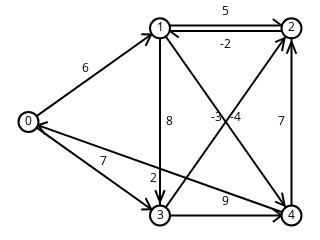

Notebook cell for this chart:
### Markdown cell above
Por fim, vamos carregar e visualizar um grafo:

### Code cell
g = sn.load_graph('3-bellman.gml', has_pos=True)

for n, m in g.edges():
    g.edge[n][m]['label'] = g.edge[n][m]['c']

for n in g.nodes():
    g.node[n]['label'] = str(n)
    
sn.show_graph(g, elab=True, nlab=True)

### Figure 1 — Plotly figure (JSON) as saved in the notebook; plotly's stock layout.template omitted (floating-point values rounded to 4 significant figures)
{"data": [{"hoverinfo": "none", "line": {"color": "rgb(0, 0, 0)", "width": 2}, "mode": "lines", "x": [0, 0.5, null, 0.4664, 0.4454, null, 0.4664, 0.4286, null, 0, 0.5, null, 0.4664, 0.4286, null, 0.4664, 0.4454, null, 0.5, 1, null, 0.9621, 0.9289, null, 0.5, 0.5, null, 0.5, 0.4818, null, 0.5, 0.5182, null, 0.5, 1, null, 0.9738, 0.9377, null, 0.9738, 0.964, null, 1, 0.5, null, 0.5379, 0.5711, null, 0.5, 1, null, 0.9738, 0.964, null, 0.9738, 0.9377, null, 0.5, 1, null, 0.9621, 0.9289, null, 0.9621, 0.9289, null, 1, 0, null, 0.03665, 0.0734, null, 0.03665, 0.06422, null, 1, 1, null, 1, 1.018, null, 1, 0.9818, null], "y": [0.5, 1, null, 0.9664, 0.9062, null, 0.9664, 0.9678, null, 0.5, 0, null, 0.03357, 0.03224, null, 0.03357, 0.09382, null, 1.014, 1.014, null, 1.014, 1.049, null, 1, 0, null, 0.07246, 0.1361, null, 0.07246, 0.1361, null, 1, 0, null, 0.05237, 0.07431, null, 0.05237, 0.1223, null, 0.9855, 0.9855, null, 0.9855, 0.9508, null, 0, 1, null, 0.9476, 0.8777, null, 0.9476, 0.9257, null, 0, 0, null, 0, -0.03474, null, 0, 0.03474, null, 0, 0.5, null, 0.4817, 0.4992, null, 0.4817, 0.432, null, 0, 1, null, 0.9275, 0.8639, null, 0.9275, 0.8639, null]}, {"hoverinfo": "none", "marker": {"color": "rgb(255, 255, 255)", "line": {"color": "rgb(0, 0, 0)", "width": 2}, "size": 20}, "mode": "markers+text", "text": ["0", "1", "2", "3", "4"], "textfont": {"color": "rgb(0, 0, 0)"}, "textposition": "middle center", "x": [0, 0.5, 1, 0.5, 1], "y": [0.5, 1, 1, 0, 0]}, {"hoverinfo": "none", "mode": "text", "text": [6, 7, 5, 8, -4, -2, -3, 9, 2, 7], "textfont": {"color": "rgb(0, 0, 0)"}, "textposition": "middle center", "x": [0.2164, 0.2836, 0.75, 0.5379, 0.7866, 0.75, 0.7134, 0.75, 0.4738, 0.9621], "y": [0.7836, 0.2836, 1.087, 0.5, 0.5183, 0.913, 0.5183, 0.07246, 0.1976, 0.5]}], "layout": {"height": 180, "margin": {"b": 0, "l": 0, "r": 0, "t": 0}, "showlegend": false, "width": 320, "xaxis": {"showgrid": false, "showticklabels": false, "zeroline": false}, "yaxis": {"showgrid": false, "showticklabels": false, "zeroline": false}}}
